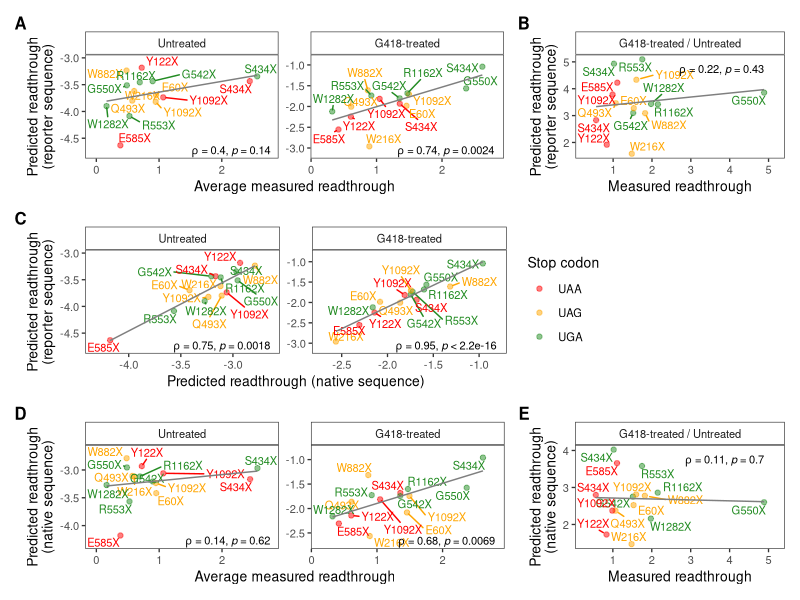

This figure's R source:
# ----------------------------------------
# Figure 4
# ----------------------------------------

library(dplyr)
library(ggplot2)
library(ggpubr)
library(ggrepel)

# Dual-Luc measurement vs. Predicted readthrough
df <- read.table("../Data/measured_vs_predicted_readthrough.txt", header = TRUE, sep = "\t")
df$G418_treatment <- factor(df$G418_treatment, levels = c("Untreated", "G418-treated"))

p_rt_reporter <- ggplot(df, aes(x = average_measured_rt, y = predicted_rt_reporter)) + 
  geom_point(aes(color = stop_codon), alpha = 0.5) + 
  geom_text_repel(aes(label = Mutation, color = stop_codon), size = 8/.pt, show.legend = FALSE,
                  box.padding = 0.1, point.padding = 0.1, max.overlaps = Inf, min.segment.length = 0) +
  geom_smooth(method = "lm", se = FALSE, alpha = 0.5, linewidth = 0.5, color = "grey50") + 
  stat_cor(method = "spearman", cor.coef.name = "rho", size = 8/.pt,
           label.x = Inf, label.y = -Inf, hjust = 1.1, vjust = -0.1, show.legend = FALSE) +
  facet_wrap(~G418_treatment, scales = "free", nrow = 1) +
  scale_color_manual(name = "Stop codon", values = c("red", "orange", "forestgreen")) +
  scale_x_continuous(expand = c(0.1, 0.1)) + scale_y_continuous(expand = c(0.1, 0.1)) + 
  xlab("Average measured readthrough") + ylab("Predicted readthrough\n(reporter sequence)") +
  theme_bw(base_size = 10) + 
  theme(panel.grid = element_blank(), strip.background = element_rect(fill = "white"), 
        legend.position = "top")

p_rt_native <- ggplot(df, aes(x = average_measured_rt, y = predicted_rt_native)) + 
  geom_point(aes(color = stop_codon), alpha = 0.5) + 
  geom_text_repel(aes(label = Mutation, color = stop_codon), size = 8/.pt, show.legend = FALSE,
                  box.padding = 0.1, point.padding = 0.1, max.overlaps = Inf, min.segment.length = 0) +
  geom_smooth(method = "lm", se = FALSE, alpha = 0.5, linewidth = 0.5, color = "grey50") + 
  stat_cor(method = "spearman", cor.coef.name = "rho", size = 8/.pt, 
           label.x = Inf, label.y = -Inf, hjust = 1.1, vjust = -0.1, show.legend = FALSE) +
  facet_wrap(~G418_treatment, scales = "free", nrow = 1) +
  scale_color_manual(name = "Stop codon", values = c("red", "orange", "forestgreen")) +
  scale_x_continuous(expand = c(0.1, 0.1)) + scale_y_continuous(expand = c(0.1, 0.1)) + 
  xlab("Average measured readthrough") + ylab("Predicted readthrough\n(native sequence)") +
  theme_bw(base_size = 10) + 
  theme(panel.grid = element_blank(), strip.background = element_rect(fill = "white"), 
        legend.position = "top")

p_rt_compare <- ggplot(df, aes(x = predicted_rt_native, y = predicted_rt_reporter)) + 
  geom_point(aes(color = stop_codon), alpha = 0.5) + 
  geom_text_repel(aes(label = Mutation, color = stop_codon), size = 8/.pt, show.legend = FALSE,
                  box.padding = 0.1, point.padding = 0.1, max.overlaps = Inf, min.segment.length = 0) +
  geom_smooth(method = "lm", se = FALSE, alpha = 0.5, linewidth = 0.5, color = "grey50") + 
  stat_cor(method = "spearman", cor.coef.name = "rho", size = 8/.pt, 
           label.x = Inf, label.y = -Inf, hjust = 1.1, vjust = -0.1, show.legend = FALSE) +
  facet_wrap(~G418_treatment, scales = "free", nrow = 1) +
  scale_color_manual(name = "Stop codon", values = c("red", "orange", "forestgreen")) +
  scale_x_continuous(expand = c(0.1, 0.1)) + scale_y_continuous(expand = c(0.1, 0.1)) + 
  xlab("Predicted readthrough (native sequence)") + ylab("Predicted readthrough\n(reporter sequence)") +
  theme_bw(base_size = 10) + 
  theme(panel.grid = element_blank(), strip.background = element_rect(fill = "white"), 
        legend.position = "right")

# Dual-Luc measurement vs. Predicted foldchange
fc <- read.table("../Data/measured_vs_predicted_readthrough_G418-treated_Untreated_foldchange.txt", header = TRUE, sep = "\t")
fc$facet_label <- "G418-treated / Untreated"
p_fc_reporter <- ggplot(fc, aes(x = foldchange_measured_rt, y = foldchange_predicted_rt_reporter)) +
  geom_point(aes(color = stop_codon), alpha = 0.5) + 
  geom_text_repel(aes(label = Mutation, color = stop_codon), size = 8/.pt, show.legend = FALSE,
                  box.padding = 0.1, point.padding = 0.3, max.overlaps = Inf, min.segment.length = 0) +
  geom_smooth(method = "lm", se = FALSE, alpha = 0.5, linewidth = 0.5, color = "grey50") +
  stat_cor(method = "spearman", cor.coef.name = "rho", size = 8/.pt, label.x.npc = "right", hjust = 1) +
  facet_wrap(~facet_label) +
  scale_x_continuous(expand = c(0.1, 0.1)) +
  scale_color_manual(name = "Stop codon", values = c("red", "orange", "forestgreen")) +
  xlab("Measured readthrough") + ylab("Predicted readthrough\n(reporter sequence)") +
  theme_bw(base_size = 10) + theme(panel.grid = element_blank(), strip.background = element_rect(fill = "white"), 
                                   legend.position = "top")
p_fc_native <- ggplot(fc, aes(x = foldchange_measured_rt, y = foldchange_predicted_rt_native)) +
  geom_point(aes(color = stop_codon), alpha = 0.5) + 
  geom_text_repel(aes(label = Mutation, color = stop_codon), size = 8/.pt, show.legend = FALSE,
                  box.padding = 0.1, point.padding = 0.3, max.overlaps = Inf, min.segment.length = 0) +
  geom_smooth(method = "lm", se = FALSE, alpha = 0.5, linewidth = 0.5, color = "grey50") +
  stat_cor(method = "spearman", cor.coef.name = "rho", size = 8/.pt, label.x.npc = "right", hjust = 1) +
  facet_wrap(~facet_label) +
  scale_x_continuous(expand = c(0.1, 0.1)) +
  scale_color_manual(name = "Stop codon", values = c("red", "orange", "forestgreen")) +
  xlab("Measured readthrough") + ylab("Predicted readthrough\n(native sequence)") +
  theme_bw(base_size = 10) + theme(panel.grid = element_blank(), strip.background = element_rect(fill = "white"), 
                                   legend.position = "top")

# Combine panels
library(patchwork)
p_reporter <- (p_rt_reporter | p_fc_reporter) + plot_layout(widths = c(2, 1)) & theme(legend.position = "none")
p_compare <- (p_rt_compare | plot_spacer()) + plot_layout(widths = c(2.16, 0.84)) & theme(legend.position = "right")
p_native <- (p_rt_native | p_fc_native) + plot_layout(widths = c(2, 1)) & theme(legend.position = "none")
p <- (p_reporter / p_compare / p_native) + 
  plot_annotation(tag_levels = 'A') &
  theme(plot.tag = element_text(size = 12, face = "bold"), plot.tag.position = "topleft")

# Export plot
library(Cairo)
CairoFonts(
  regular = "Arial:style=Regular",
  bold = "Arial:style=Black",
  italic = "Arial:style=Italic",
  bolditalic = "Arial:style=Black Italic",
  symbol = "Symbol"
)
cairo_pdf(filename = "Figure4.pdf", family = "Arial", width = 7.5, height = 7.5) 
p
dev.off()
